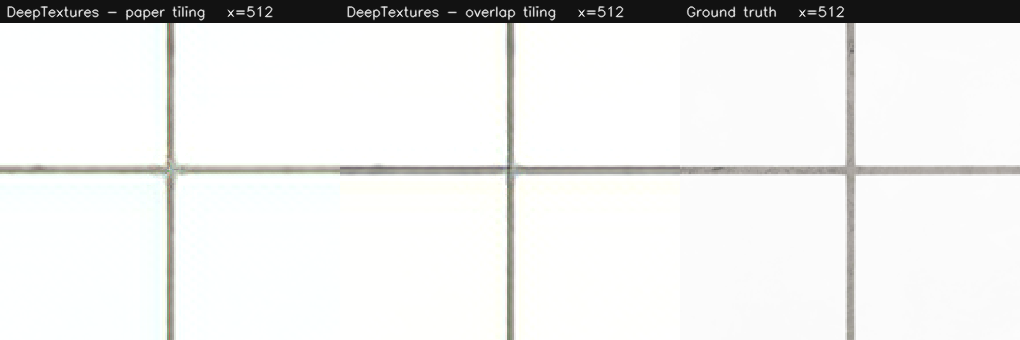
#> input picture runs/tiling/seam_080.png, 1020 x 340 px, given as the content of the folder /workspace/runs/deeptex/tiling/src, which was not available
$ python deeptex_tiling_report.py   (older library calls are emulated)
#> lines starting #> are read from the running program, lines starting #| are printed output that depends on the picture
### scripts/common/texsr_metrics.py
#!/usr/bin/env python3
"""Metrics shared by both methods. numpy + cv2 only, so dataprep and deeptex agree.

Two halves:

  sharpness() / corr()   Moved here VERBATIM from scripts/compare/matup_postprocess.py:185-196.
                         The committed MatUp results under runs/montages/ were
                         produced by that code, so these must stay bit-identical -
                         see the warning in docs/RUNBOOK.md about refactors that
                         silently move published numbers.

  psnr() / ssim()        New. The comparison chain had NO full-reference metric at
                         all until now: matup_postprocess.py --metrics computes only
                         reference-free sharpness plus one normal-channel
                         correlation. That was the right call while MatUp was the
                         only method, because "sharper" was the whole question.
                         With a second method producing the same baseColor and the
                         same render against the same GT, error against GT becomes
                         measurable and has to be measured.

Deliberately NOT importing DeepTextures' own metric code:

  modules/utils.py:329-333  calculate_ssim's 3-channel branch loops
                            "for _ in range(3): ssims.append(_ssim(img1, img2))" -
                            it averages the same whole-array SSIM three times
                            instead of indexing img1[:,:,i]. Returns garbage on any
                            RGB input.
  modules/utils.py:340-365  rgb2ycbcr mutates its argument in place (img *= 255. at
                            :350) and reverses channels at :351, so despite the
                            name it expects BGR.

Quantisation parity (see the fairness notes in the plan): MatUp writes 16-bit PNGs,
DeepTextures writes 8-bit. Comparing them at 16-bit would hand MatUp precision the
other method structurally cannot have, so psnr/ssim round BOTH sides to `bits`
(default 8, the coarser of the two) before measuring.
"""

import cv2
import numpy as np

U16_MAX = 65535


def to_float(arr):
    """[0,1] float64. Same contract as matup_postprocess.py:86-87."""
    return arr.astype(np.float64) / (U16_MAX if arr.dtype == np.uint16 else 255.0)


# ------------------------------------------------- reference-free (moved verbatim)

# [12 lines left out: functions sharpness, corr, not called in this run]


# ------------------------------------------------------------- full-reference (new)

def _quantised(arr, bits):
    """Both sides onto the same ladder, as a float array in [0, 2**bits - 1]."""
    peak = float(2 ** bits - 1)
    return np.rint(to_float(arr) * peak).clip(0, peak)


def psnr(a, b, bits=8):
    """PSNR over all channels. Identical images give inf."""
    peak = float(2 ** bits - 1)
    x, y = _quantised(a, bits), _quantised(b, bits)
    if x.shape != y.shape:
        raise ValueError("shape mismatch: %s vs %s" % (x.shape, y.shape))
    mse = float(np.mean((x - y) ** 2))
    if mse == 0:
        return float("inf")
    return float(20.0 * np.log10(peak) - 10.0 * np.log10(mse))


def _ssim_plane(x, y, peak):
    """Wang et al. SSIM on one plane. 11x11 Gaussian, sigma 1.5, valid region."""
    c1, c2 = (0.01 * peak) ** 2, (0.03 * peak) ** 2
    k = cv2.getGaussianKernel(11, 1.5)
    w = np.outer(k, k.transpose())

    mu1 = cv2.filter2D(x, -1, w)[5:-5, 5:-5]
    mu2 = cv2.filter2D(y, -1, w)[5:-5, 5:-5]
    mu1_sq, mu2_sq, mu1_mu2 = mu1 ** 2, mu2 ** 2, mu1 * mu2
    s1_sq = cv2.filter2D(x ** 2, -1, w)[5:-5, 5:-5] - mu1_sq
    s2_sq = cv2.filter2D(y ** 2, -1, w)[5:-5, 5:-5] - mu2_sq
    s12 = cv2.filter2D(x * y, -1, w)[5:-5, 5:-5] - mu1_mu2

    m = ((2 * mu1_mu2 + c1) * (2 * s12 + c2)) / \
        ((mu1_sq + mu2_sq + c1) * (s1_sq + s2_sq + c2))
    return float(m.mean())


def ssim(a, b, bits=8):
    """Mean SSIM, averaged over channels INDIVIDUALLY (the upstream bug fixed)."""
    peak = float(2 ** bits - 1)
    x, y = _quantised(a, bits), _quantised(b, bits)
    if x.shape != y.shape:
        raise ValueError("shape mismatch: %s vs %s" % (x.shape, y.shape))
    if min(x.shape[:2]) < 11:
        raise ValueError("image too small for an 11x11 SSIM window: %s" % (x.shape,))
    if x.ndim == 2:
        return _ssim_plane(x, y, peak)
    return float(np.mean([_ssim_plane(x[:, :, i], y[:, :, i], peak)
                          for i in range(x.shape[2])]))


def full_reference(pred, gt, bits=8):
    """Both full-reference metrics as a dict, for dumping into JSON.

    A non-finite value becomes None rather than Infinity/NaN. json.dump writes
    those as the bare tokens `Infinity` / `NaN`, which are NOT valid JSON and make
    a strict parser reject the whole file - and matup_postprocess.py already
    established the convention of null for an undefined quantity (the
    matup_over_bilinear ratios on a constant metallic map). PSNR is infinite
    exactly when the images are identical, so that case is kept as a flag instead
    of being thrown away.
    """
    p, s = psnr(pred, gt, bits), ssim(pred, gt, bits)
    out = {"psnr": p if np.isfinite(p) else None,
           "ssim": s if np.isfinite(s) else None,
           "bits": bits}
    if not np.isfinite(p):
        out["identical"] = bool(np.array_equal(_quantised(pred, bits),
                                               _quantised(gt, bits)))
    return out

### variants/deeptex/tiling/deeptex_tiling_report.py
#!/usr/bin/env python3
"""Score the tiling run and measure the seams the paper says are not there.

Runs in the dataprep container (numpy + cv2 only; no TensorFlow).

WHY THIS EXISTS
---------------
`external/DeepTextures/test.py` is the only part of the released artifact that
implements the paper's "scalable tiling", and it is the only part of the paper's
own pipeline our 128 -> 512 comparison never exercises (split_large_image fires
only when a side exceeds 512; docs/DEEPTEX-DEVIATIONS.md 0.8). This script runs
the scoring for a separate experiment that DOES exercise it, on held-out images
from the paper's own textures_db.

It compares three reconstructions of the same ground truth:

  bicubic   imresize_np x4 of the LR                    (the paper's own baseline)
  upstream  test.py verbatim: 512 tiles -> JPEG q95 -> per-tile LR -> SR -> butt-join
  ours      deeptex_sr.py: LR-space tiles with overlap, in memory, no JPEG

and it scores them with ONE metric implementation (scripts/common/texsr_metrics),
which matters: test.py prints PSNR/SSIM computed through rgb2ycbcr fed a BGR
array, so its red and blue luma weights are swapped (modules/utils.py:351,355).
Those numbers are internally consistent but are not comparable to anything else,
including each other across runs. Everything here is recomputed from the PNGs.

THE SEAM MEASUREMENT
--------------------
The paper says tiles are "processed and reassembled seamlessly"; Fig. 6 says the
patches are "delimited" with "no overlap", and grep finds no seam, blend, overlap
or feather handling anywhere in the submodule. join_large_image pastes each tile
into a fixed 512 slot (modules/utils.py:428-435), so any disagreement between two
neighbouring tiles lands on one pixel column.

So: take the mean absolute first difference ACROSS each interior tile boundary,
and divide by the same quantity averaged over every non-boundary position. A
seamless join gives ~1.0 - the boundary is statistically ordinary. Anything
meaningfully above 1.0 is a visible edge, and the ratio says how much stronger it
is than the image's own local contrast.

The ground truth is measured the same way, and that calibration turns out to be
essential: some textures have real structure on a 512 grid, so a raw ratio above
1.0 can be content rather than a seam. The number to read is therefore
`seam_vs_gt` = ratio(image) / ratio(ground truth), which divides the content out.
1.0 means the join is as smooth as the original at the same pixels.

CAVEAT ON THE `ours` COLUMN. This measurement is tied to upstream's fixed 512
grid. deeptex_sr.py tiles in LR space with an overlap, so its boundaries fall
somewhere else entirely and mostly miss the columns sampled here. The `ours`
seam figure is therefore NOT a like-for-like reading and is reported only to show
that nothing pathological happens at those columns; do not compare it directly
with the upstream figure.
"""

import argparse
import json
import os
import sys

import cv2
import numpy as np

sys.path.insert(0, os.path.abspath(os.path.join(os.path.dirname(__file__), *[os.pardir] * 3)))
from variants.util import paths  # noqa: E402
from variants.util import texsr_metrics  # noqa: E402

TILE = 512  # split_large_image's hardcoded grid (modules/utils.py:376-395)

# What goes ON the image. `upstream` and `ours` are internal names for which
# tiling implementation ran - they say nothing to a reader, and "ours" hides that
# BOTH arms are the paper's method with the paper's checkpoint. Only the join
# differs, so the label says that. ASCII only: cv2's Hershey fonts have no Hangul.
DISPLAY = {
    "bicubic":  "Bicubic",
    "upstream": "DeepTextures - paper tiling",
    "ours":     "DeepTextures - overlap tiling",
    "GT":       "Ground truth",
}


def read(path):
    a = cv2.imread(path, cv2.IMREAD_UNCHANGED)
    if a is None:
        raise SystemExit("cannot read " + path)
    if a.ndim == 2:
        a = cv2.cvtColor(a, cv2.COLOR_GRAY2BGR)
    return a[:, :, :3]


def seam_ratio(img, tile=TILE):
    """How much stronger the tile boundaries are than ordinary adjacent columns.

    Returns None when the image has no interior boundary to measure.
    """
    a = img.astype(np.float64)
    h, w = a.shape[:2]
    dx = np.abs(np.diff(a, axis=1)).mean(axis=(0, 2))   # per column gap
    dy = np.abs(np.diff(a, axis=0)).mean(axis=(1, 2))   # per row gap

    # np.diff index i is the gap between i and i+1, so the gap that straddles a
    # boundary at x = k*tile sits at index k*tile - 1.
    bx = [k * tile - 1 for k in range(1, w // tile) if 0 <= k * tile - 1 < len(dx)]
    by = [k * tile - 1 for k in range(1, h // tile) if 0 <= k * tile - 1 < len(dy)]
    if not bx and not by:
        return None

    seam = np.concatenate([dx[bx], dy[by]]) if (bx and by) else \
        (dx[bx] if bx else dy[by])
    mask_x = np.ones(len(dx), bool); mask_x[bx] = False
    mask_y = np.ones(len(dy), bool); mask_y[by] = False
    ordinary = np.concatenate([dx[mask_x], dy[mask_y]])

    base = float(ordinary.mean())
    return {"seam_mean": float(seam.mean()),
            "ordinary_mean": base,
            "ratio": (float(seam.mean()) / base) if base > 0 else None,
            "boundaries": len(seam)}


def label(img, text, size):
    cell = cv2.resize(img, (size, size), interpolation=cv2.INTER_AREA)
    cv2.rectangle(cell, (0, 0), (size, 22), (18, 18, 18), -1)
    scale = 0.45
    while cv2.getTextSize(text, cv2.FONT_HERSHEY_SIMPLEX, scale, 1)[0][0] > size - 12             and scale > 0.28:
        scale -= 0.02
    cv2.putText(cell, text, (6, 16), cv2.FONT_HERSHEY_SIMPLEX, scale,
                (235, 235, 235), 1, cv2.LINE_AA)
    return cell


def main():
    ap = argparse.ArgumentParser(
        description=__doc__, formatter_class=argparse.RawDescriptionHelpFormatter)
    ap.add_argument("--src", default="/workspace/runs/deeptex/tiling/src")
    ap.add_argument("--upstream", default="/workspace/runs/deeptex/tiling/upstream")
    ap.add_argument("--ours", default="/workspace/runs/deeptex/tiling/ours")
    ap.add_argument("--bicubic", default="/workspace/runs/deeptex/tiling/bicubic")
    ap.add_argument("--out", default="/workspace/runs/deeptex/tiling")
    ap.add_argument("--cell", type=int, default=340)
    args = ap.parse_args()

    stems = sorted(os.path.splitext(f)[0] for f in os.listdir(args.src)
                   if f.lower().endswith(".png"))
    report = {"tile": TILE, "materials": {}}

    for stem in stems:
        gt = read(os.path.join(args.src, stem + ".png"))
#> in read, a is the input picture: shape (340, 1020, 3); mean B, G, R 233.5, 234.4, 234
        # test.py names the joined mosaic HR_<basename>.png, where <basename>
        # already carries the .png extension (test.py:76).
        up_path = os.path.join(args.upstream, stem, "HR_%s.png.png" % stem)
        if not os.path.exists(up_path):                       # 1x1 grid: no join
            up_path = os.path.join(args.upstream, stem, "HR_%s.png_0_0.png" % stem)
        cols = {"bicubic": os.path.join(args.bicubic, stem + ".png"),
                "upstream": up_path,
                "ours": os.path.join(args.ours, stem + ".png")}

        entry = {"gt_shape": list(gt.shape),
                 "grid": "%dx%d" % (gt.shape[0] // TILE, gt.shape[1] // TILE),
                 "seam": {"gt": seam_ratio(gt)}, "quality": {}}
#> in seam_ratio, `dx = np.abs(np.diff(a, axis=1)).mean(axis=(0, 2))`: dx = 1019 values, max 99.71 at index 506, min 0 at index 0, mean 1.69
#> in seam_ratio, `dy = np.abs(np.diff(a, axis=0)).mean(axis=(1, 2))`: dy = 339 values, max 232.7 at index 22, min 0 at index 0, mean 2.24
#> in seam_ratio, `bx = [k * tile - 1 for k in range(1, w // tile) if 0 <= k * tile - 1 <..`: bx = []
        imgs = {"GT": gt}

        for name, path in cols.items():
            if not os.path.exists(path):
                entry["quality"][name] = None
                continue
            a = read(path)
            if a.shape[:2] != gt.shape[:2]:
                entry["quality"][name] = {"error": "shape %s vs GT %s"
                                          % (a.shape[:2], gt.shape[:2])}
                continue
            imgs[name] = a
            entry["quality"][name] = texsr_metrics.full_reference(a, gt)
#> in psnr, `mse = float(np.mean((x - y) ** 2))`: mse = 0
#> in _ssim_plane, `mu1 = cv2.filter2D(x, -1, w)[5:-5, 5:-5]`:
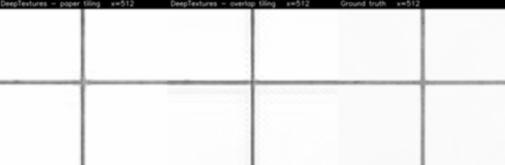
#> mu1: shape (330, 1010) float64 (shown at 1/2 size); min 18, max 255, mean 236.5; drawn with min black and max white
#> in _ssim_plane, `mu1_sq, mu2_sq, mu1_mu2 = mu1 ** 2, mu2 ** 2, mu1 * mu2`:
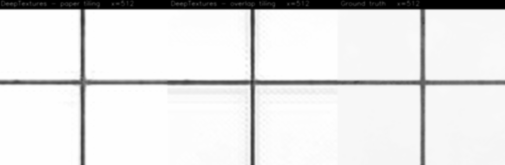
#> mu1_sq: shape (330, 1010) float64 (shown at 1/2 size); min 324, max 65025, mean 58476.6; drawn with min black and max white
#> in _ssim_plane, `s1_sq = cv2.filter2D(x ** 2, -1, w)[5:-5, 5:-5] - mu1_sq`:
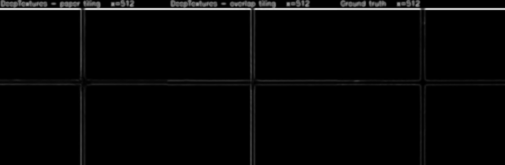
#> s1_sq: shape (330, 1010) float64 (shown at 1/2 size); min -8.73e-11, max 13048.6, mean 304.6; drawn with min black and max white
#> in full_reference, `p, s = psnr(pred, gt, bits), ssim(pred, gt, bits)`: p = inf; s = 1
            entry["seam"][name] = seam_ratio(a)

        # Divide the content out: a texture whose pattern lines up with the 512
        # grid raises every method's raw ratio, ground truth included.
        gt_ratio = (entry["seam"].get("gt") or {}).get("ratio")
        for k in ("upstream", "ours"):
            v = entry["seam"].get(k)
            if v and v.get("ratio") is not None and gt_ratio:
                v["seam_vs_gt"] = v["ratio"] / gt_ratio
        report["materials"][stem] = entry

        order = ["bicubic", "upstream", "ours", "GT"]
        cells = [label(imgs[k], DISPLAY[k], args.cell) for k in order if k in imgs]
#> in label, `cell = cv2.resize(img, (size, size), interpolation=cv2.INTER_AREA)`:
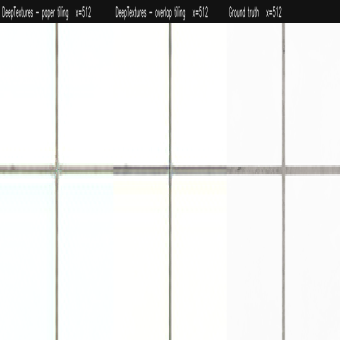
#> cell: shape (340, 340, 3); mean B, G, R 233.5, 234.4, 234
#> call 3 of label, with text = 'Ground truth', size = 340
#> in label (call 3), `cv2.putText(cell, text, (6, 16), cv2.FONT_HERSHEY_SIMPLEX, scale, (235..`:
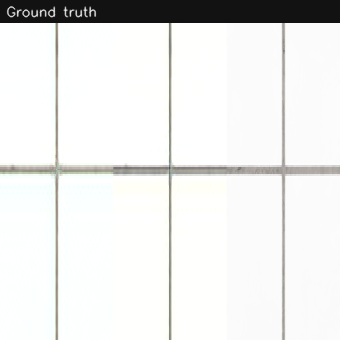
#> cell: shape (340, 340, 3); mean B, G, R 232.8, 233.8, 233.4
#> cells = 3 items
        cv2.imwrite(os.path.join(args.out, "sheet_%s.png" % stem), np.hstack(cells))
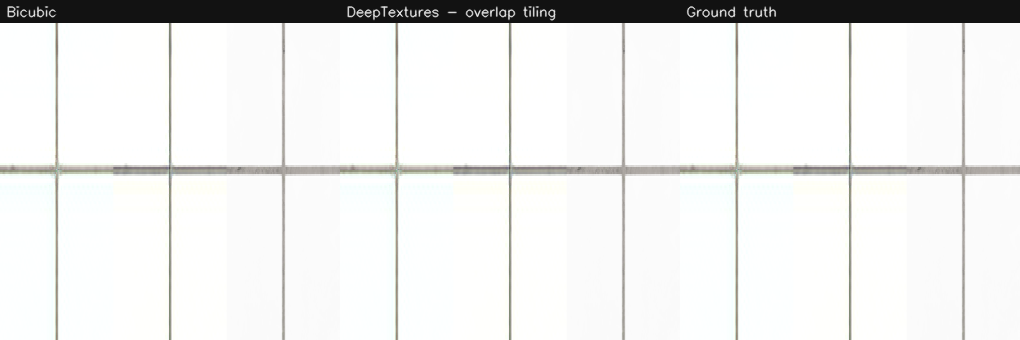
#> saved as sheet_seam_080.png: shape (340, 1020, 3); mean B, G, R 233, 234, 233.5

        # A close-up straddling the first interior boundary, upstream vs GT.
        b = TILE
        if gt.shape[1] > b and "upstream" in imgs:
            half, y0 = 96, max(0, gt.shape[0] // 2 - 96)
            crop = lambda im: im[y0:y0 + 192, b - half:b + half]
            zoom = lambda im: cv2.resize(crop(im), (args.cell, args.cell),
                                         interpolation=cv2.INTER_NEAREST)
            pair = [label(zoom(imgs[k]), "%s   x=%d" % (DISPLAY[k], b), args.cell)
                    for k in ("upstream", "ours", "GT") if k in imgs]
            cv2.imwrite(os.path.join(args.out, "seam_%s.png" % stem), np.hstack(pair))

        q = entry["quality"]
#> q = 3 items
        def fmt(k):
            v = q.get(k)
            return "  n/a " if not v or "psnr" not in v else "%6.2f" % v["psnr"]
        u = entry["seam"].get("upstream") or {}
#> u = 0 items
        print("  %-6s %-5s  PSNR bic %s upstream %s ours %s   seam vs GT %s"
              % (stem, entry["grid"], fmt("bicubic"), fmt("upstream"), fmt("ours"),
                 "n/a" if u.get("seam_vs_gt") is None else "%5.2fx" % u["seam_vs_gt"]))
#> in fmt, `v = q.get(k)`: v = 4 items

    with open(os.path.join(args.out, "tiling_report.json"), "w") as fh:
        json.dump(report, fh, indent=2)
    print("\n%d image(s) -> %s/tiling_report.json" % (len(stems), args.out))


if __name__ == "__main__":
#> (the run stopped early here; a loop or call above may not have finished)

$ run again, on runs/tiling/seam_275.png
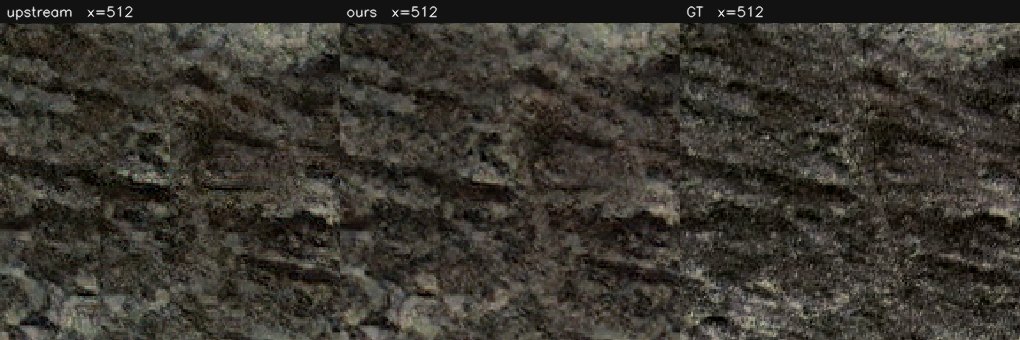
#> input picture runs/tiling/seam_275.png, 1020 x 340 px, given as the content of the folder /workspace/runs/deeptex/tiling/src, which was not available
#> in read, a is the input picture: shape (340, 1020, 3); mean B, G, R 47.4, 54.5, 58
#> dx = 1019 values, max 25.69 at index 339, min 0 at index 0, mean 6.45
#> dy = 339 values, max 56.65 at index 22, min 0 at index 0, mean 7.07
#> bx = []
#> mse = 0
#> m: shape (330, 1010) float64; every value is 1
#> p = inf; s = 1
#> in label (call 3), `cv2.putText(cell, text, (6, 16), cv2.FONT_HERSHEY_SIMPLEX, scale, (235..`:
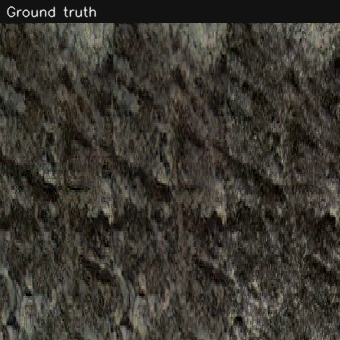
#> cell: shape (340, 340, 3); mean B, G, R 47.4, 54.5, 58
#> cells = 3 items
#> in main, `cv2.imwrite(os.path.join(args.out, "sheet_%s.png" % stem), np.hstack(c..`:
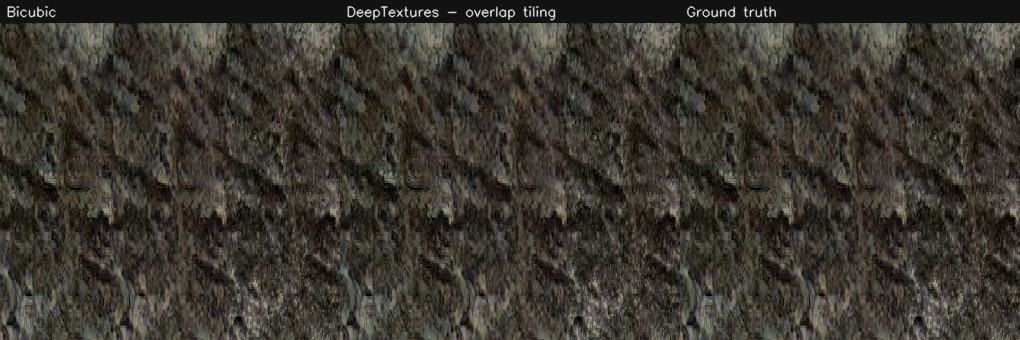
#> saved as sheet_seam_275.png: shape (340, 1020, 3); mean B, G, R 47.6, 54.6, 58.2
#> u = 0 items
#> v = 4 items

$ run again, on runs/tiling/seam_293.png
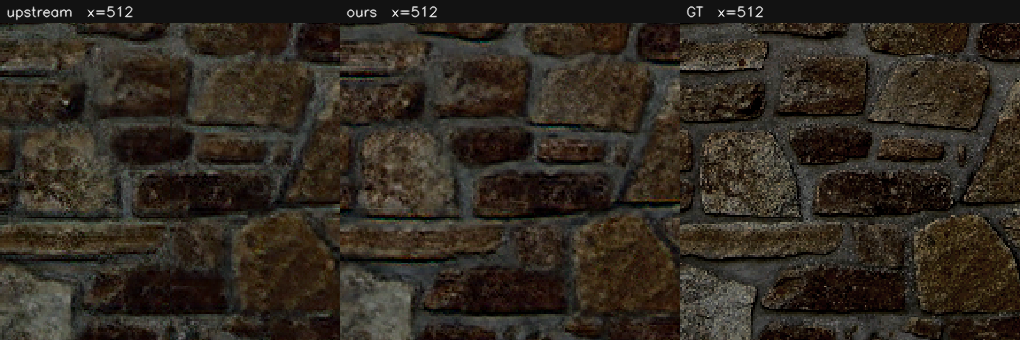
#> input picture runs/tiling/seam_293.png, 1020 x 340 px, given as the content of the folder /workspace/runs/deeptex/tiling/src, which was not available
#> in read, a is the input picture: shape (340, 1020, 3); mean B, G, R 32.8, 41.8, 48.8
#> dx = 1019 values, max 27.02 at index 679, min 0 at index 0, mean 5.99
#> dy = 339 values, max 24.48 at index 22, min 0 at index 0, mean 6.97
#> bx = []
#> mse = 0
#> m: shape (330, 1010) float64; every value is 1
#> p = inf; s = 1
#> in label (call 3), `cv2.putText(cell, text, (6, 16), cv2.FONT_HERSHEY_SIMPLEX, scale, (235..`:
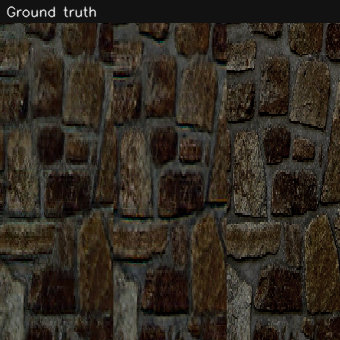
#> cell: shape (340, 340, 3); mean B, G, R 32.9, 41.8, 48.8
#> cells = 3 items
#> in main, `cv2.imwrite(os.path.join(args.out, "sheet_%s.png" % stem), np.hstack(c..`:
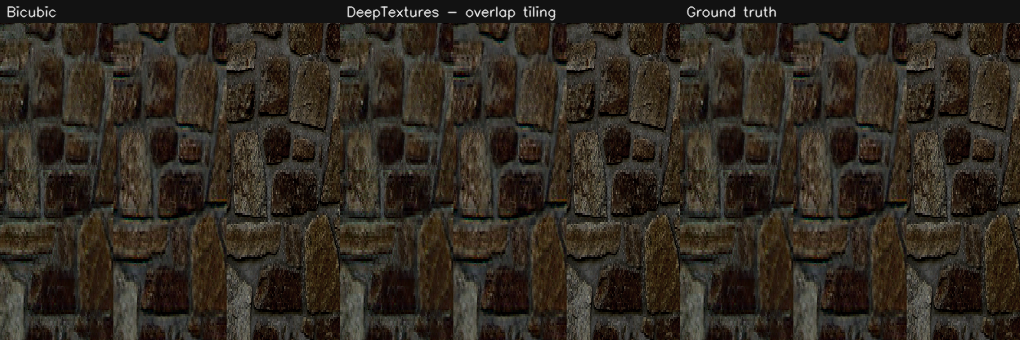
#> saved as sheet_seam_293.png: shape (340, 1020, 3); mean B, G, R 33, 41.9, 49
#> u = 0 items
#> v = 4 items
